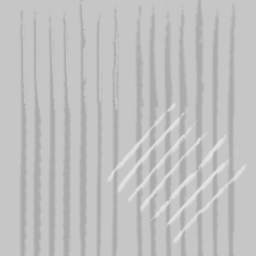
#> input picture candyCane.bmp, 256 x 256 px
$ python createNormalMap.py candyCane.bmp 3
#> lines starting #> are read from the running program, lines starting #| are printed output that depends on the picture; long printed decimals are rounded
#> in main, img is the input picture: shape (256, 256, 3); min 171, max 226, mean 192.8
#| <class 'numpy.ndarray'>
#| (256, 256, 3)
import numpy as np
import matplotlib.pyplot as plt
import matplotlib.image
import cv2
import sys
from PIL import Image

# Assumption is that gray areas are indented and white areas are just normal.
# This assumption works for snow and candy cane.

# white stripes take a value equal to the average of the area minus 20
def convert_white_stripes_to_indent(k, img):
    # k is the radius of kernel for average
#> called with k = 3
    img = img.astype('double')
    shape = img.shape
#> shape = (256, 256)
    w = shape[1]
#> w = 256
    h = shape[0]
#> h = 256
    for i in range(k, h-k):
        for j in range(k, w-k):
            if img[i,j] > 200:
                img[i,j] = np.average(img[i-k:i+k,j-k:j+k]) - 20
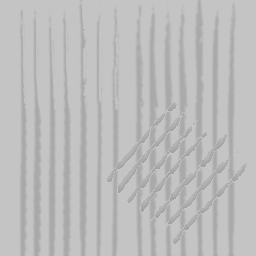
#> img: shape (256, 256) float64; min 157.8, max 200, mean 189.1
    return img.astype('uint8')

# if the right side is brighter, normal is to left (negative red). Thus, we subtract pixel intensities on the right and add intensities on the left.
# the kernel is size k (radius)
def red_normal(k, img):
    # first, create the margins
#> called with k = 3
    shape = img.shape
#> shape = (256, 256)
    w = shape[1]
#> w = 256
    h = shape[0]
#> h = 256
    img_pad = np.zeros((h+2*k, w+2*k), dtype=float)
    w = img_pad.shape[1]
#> w = 262
    h = img_pad.shape[0]
#> h = 262
    # duplicate image to center of padded image
    img_pad[k:(h-k), k:(w-k)] = img.astype('float')
    # duplicate first and last rows to padding
    for i in range(k):
        img_pad[i, :] = img_pad[k, :]
        img_pad[h-1-i, :] = img_pad[h-k-1, :]
#> img_pad: shape (262, 262) float64; min 0, max 199, mean 184.8
    # duplicate first and last columns to padding
    for j in range(k):
        img_pad[:, j] = img_pad[:, k]
        img_pad[:, w-1-j] = img_pad[:, w-k-1]
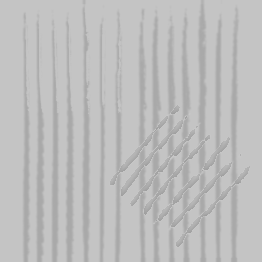
#> img_pad: shape (262, 262) float64; min 157, max 199, mean 189.3

    # Now that we have our padded image, normalize the image
    my_avg = np.average(img_pad)
#> my_avg = 189.3
    # normalize to [-1.0, 1.0] with the mean at 0
    img_pad = img_pad - my_avg
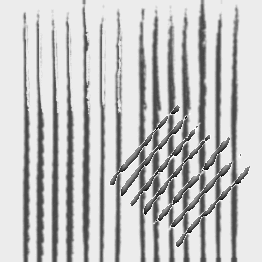
#> img_pad: shape (262, 262) float64; min -32.25, max 9.75, mean -8.38e-15; drawn with min black and max white
    my_max = np.amax(img_pad)
#> my_max = 9.75
    my_min = np.amin(img_pad)
#> my_min = -32.25
    my_range = my_max - my_min
#> my_range = 42
    # img_pad[img_pad > 0] = img_pad[img_pad > 0] / my_max
    # img_pad[img_pad < 0] = -1.0 * img_pad[img_pad < 0] / my_min
    img_pad = img_pad / my_range
    print('max intensity %f' % np.amax(img_pad))
#| max intensity 0.232
    print('min intensity %f' % np.amin(img_pad))
#| min intensity -0.768
    print('avg intensity %f' % np.average(img_pad))
#| avg intensity -0

    # create the kernel
    # The kernel should be (k*2+1 by k*2+1), but I will make int only one row wide and use a trick
    # coef = 1 / (2*k+1)
    coef = 1/(2*k+1)
    kernel = np.zeros((1, 2*k+1))
    kernel[:, 0:k] = coef
    kernel[:, (k+1):] = -1 * coef
    print(kernel)

    # apply the kernel to columns of the padded matrix
    red_img = np.zeros(img_pad.shape)
    for j in range(w-2*k):
        cur_cols = img_pad[:, j:(j+1+2*k)]
        red_img[:, j+k] = np.sum(img_pad[:, j:(j+1+2*k)] * kernel, axis=1) # element-wise multiplication
    # now average over the vertical part of the kernel
    red_img_old = red_img
    vertical_convolution = np.abs(np.transpose(kernel))
    for i in range(h-2*k):
        red_img[i+k, :] = np.sum(red_img_old[i:(i+1+2*k), :] * vertical_convolution, axis=0) # add the rows belonging to the kernel, centered at i+k
    '''
    # now, smooth horizontally
    red_img_old = red_img
    smoothing = np.abs(kernel)
    for j in range(w-2*k):
        cur_cols = img_pad[:, j:(j+1+2*k)]
        red_img[:, j+k] = np.sum(red_img_old[:, j:(j+1+2*k)] * smoothing, axis=1) # element-wise multiplication
    '''
    # now, keep only the original image dimensions
    red_img = red_img[k:(h-k), k:(w-k)]
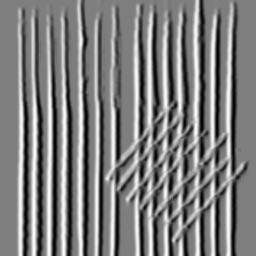
#> red_img: shape (256, 256) float64; min -0.192, max 0.194, mean -4.04e-19; drawn with min black and max white
    print(red_img.shape)
#| (256, 256)
    print('max red %f' % np.amax(red_img))
#| max red 0.1938
    print('min red %f' % np.amin(red_img))
#| min red -0.1917
    print('avg red %f' % np.average(red_img))
#| avg red -0
    # shift the mean over to 0.5 and call it a day. It should be fine as long as in and max do not exceet [-0.5, 0.5]
    my_avg = np.average(red_img)
#> my_avg = -4.04e-19
    red_img = red_img + 0.5 - my_avg
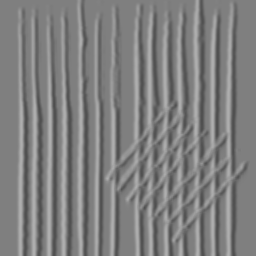
#> red_img: shape (256, 256) float64; min 0.308, max 0.694, mean 0.5
    red_img = red_img * 255
    print('max red %f' % np.amax(red_img))
#| max red 176.907
    print('min red %f' % np.amin(red_img))
#| min red 78.629
    print('avg red %f' % np.average(red_img))
#| avg red 127.500
    return red_img.astype('uint8')

def main():
    img = plt.imread(in_file)
    print(type(img))
    print(img.shape)
    # keep intensities only (b here stands for brightness)
    img_b = np.zeros((img.shape[0], img.shape[1]), dtype=np.uint8)
    img_b = 0.33*img[:,:,0] + 0.33*img[:,:,1] + 0.33*img[:,:,2]
    # Create a depression where the white slash on the texture is
    if in_file == 'candyCane.bmp':
        img_b = convert_white_stripes_to_indent(k, img_b)
    reds = red_normal(k, img_b)
    # now, create the normal map
    normal_map = np.full(img.shape, 128, dtype=np.uint8)
    normal_map[:,:,0] = reds
    normal_map[:,:,2] = 255 # z should be fully out for all parts
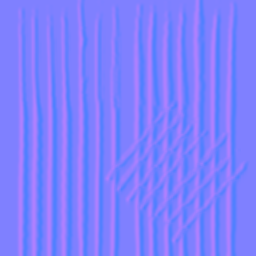
#> normal_map: shape (256, 256, 3); mean of channels 0, 1, 2 127, 128, 255; drawn as R, G, B
    # plot the image and normal map side-by-side
    plt.subplot(1, 2, 1)
    plt.imshow(img)
    plt.title('Original texture')
    plt.subplot(1, 2, 2)
    # plt.imshow(img_b, cmap=plt.get_cmap('gray'))
    plt.imshow(normal_map)
    plt.colorbar()
    plt.title('Normal Map')
    plt.show()
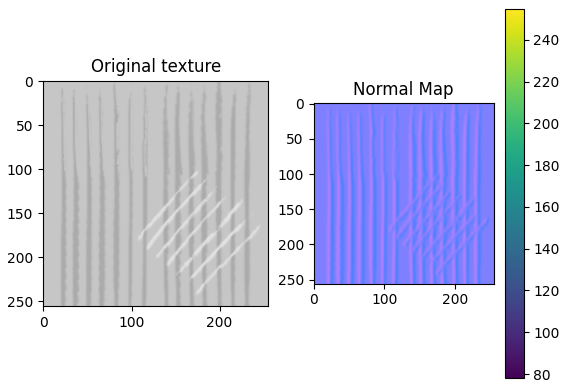
#> figure drawn by matplotlib, 3 panels
    saveyn = input('save image? (y/n) ')
#> the answer given: out.png
    if saveyn.upper() == 'Y':
        neutralRed = int(input('Decimal value for neutral red (enter 0 for no change): '))
        if neutralRed > 0:
            normal_map[:,:,0] += np.uint8(128 - neutralRed)
        extension_index = in_file.find('.bmp')
        out_file = in_file[:extension_index] + '_normal' + in_file[extension_index:]
        print("Saving normal map to file %s" % out_file)
        im = Image.fromarray(normal_map)
        im.save(out_file)
    return 0

if __name__ == "__main__":
    if len(sys.argv) < 1:
        raise Exception("Missing command line argument for input file name")
        sys.exit(1)
    in_file = sys.argv[1]
    if len(sys.argv) > 2:
        k = int(sys.argv[2])
    else:
        k = 3
    print("Kernel is %d" % k)
    exit_status = main()
    sys.exit(exit_status)
#> (the program exits here)
